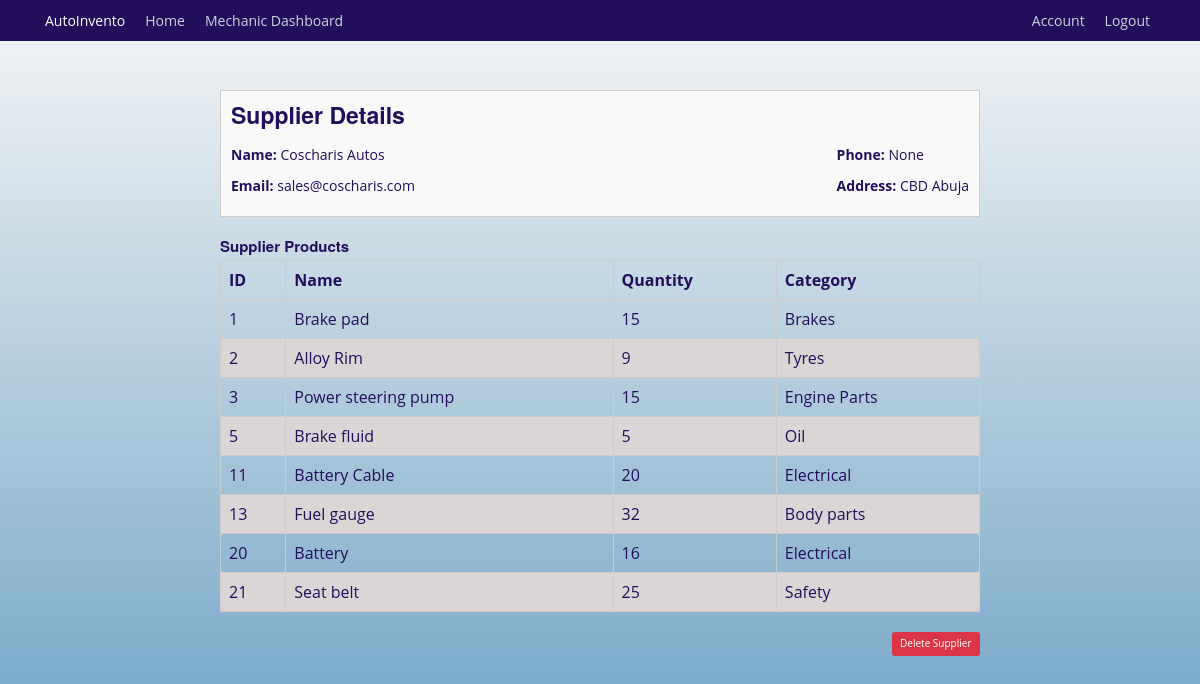
/suppliers/view/1 (signed in), run on an earlier commit of the app's database.
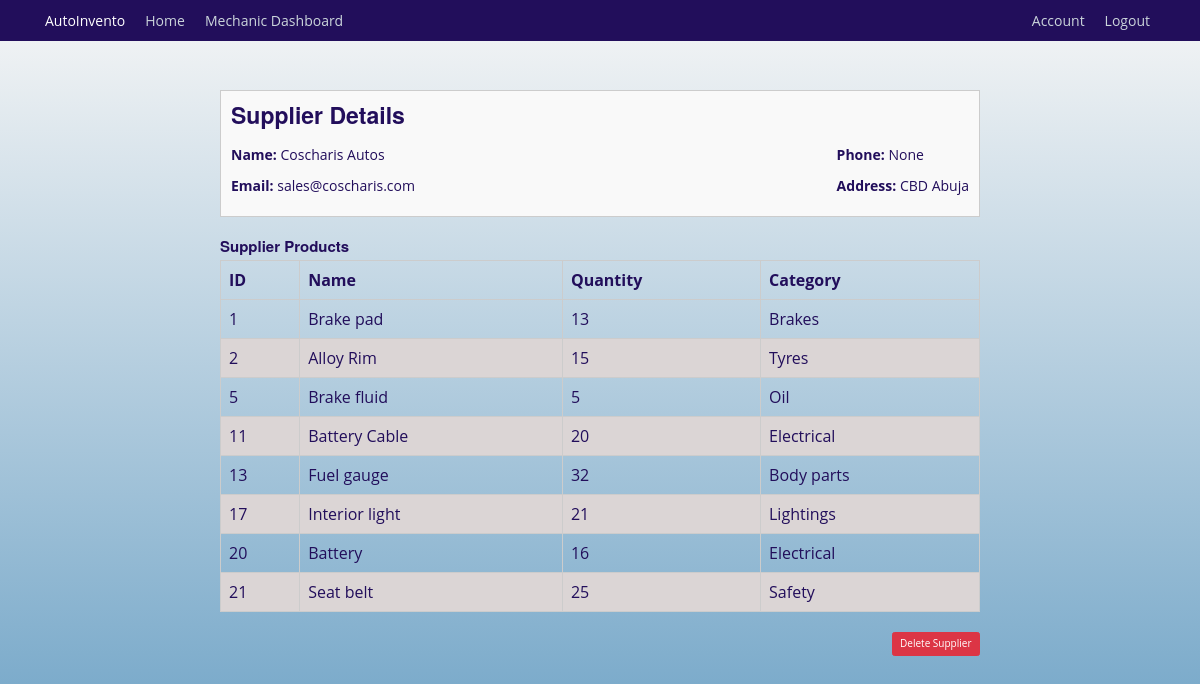
And on a later commit of the database.
### autoinvento/models.py (models this page shows, shortened)
class InventoryItem(db.Model):
    id = db.Column(db.Integer, primary_key=True)
    name = db.Column(db.String(128), unique=True, nullable=False, index=True)
    quantity = db.Column(db.Integer, nullable=False)
    category = db.Column(db.String(50), nullable=False)
    low_stock_threshold = db.Column(db.Integer, default=10)
    date_added = db.Column(db.DateTime, default=datetime.utcnow)
    supplier_id = db.Column(db.Integer, db.ForeignKey('supplier.id'))
    supplier = db.relationship('Supplier', back_populates='items')
    usage_logs = db.relationship('UsageLog', back_populates='items', cascade='all, delete-orphan')
    notifications = db.relationship('Notification', back_populates='items', cascade='all, delete-orphan')
    requests = db.relationship('InventoryRequest', back_populates='requested_item')

### autoinvento/suppliers/routes.py (the view)
@supplier.route('/suppliers/view/<int:supplier_id>', methods=['GET', 'POST'])
@login_required
def view_supplier(supplier_id):
    supplier = Supplier.query.get_or_404(supplier_id)
    supplier_products = InventoryItem.query.filter_by(supplier_id=supplier.id).all()
    return render_template('view_supplier.html', title=supplier.name, supplier=supplier, supplier_products=supplier_products)

### autoinvento/models.py (called while the page is built)
@login_manager.user_loader
def load_user(mechanic_id):
    return Mechanics.query.get(int(mechanic_id))

### autoinvento/templates/view_supplier.html (shortened to what this page needs)
{% extends "base.html" %}
{% block content %}
    <div class="invoice-container">
        <div class="invoice-info">
            <div class="invoice-details">
                <h3>Supplier Details</h3>
                <div class="billing-info mt-4">
                    <div>
                        <p><strong>Name:</strong> {{ supplier.name }}</p>
                        <p><strong>Email:</strong> {{ supplier.email }}</p>
                    </div>
                    <div>
                        <p><strong>Phone:</strong> {{ supplier.phone_number }}</p>
                        <p><strong>Address:</strong> {{ supplier.contact }}</p>
                    </div>
                </div>
            </div>
        </div>
        <div class="invoice-table">
            <h4>Supplier Products</h4>
            <table>
                <thead>
                    <tr>
                        <th>ID</th>
                        <th>Name</th>
                        <th>Quantity</th>
                        <th>Category</th>
                    </tr>
                </thead>
                <tbody>
                    {% for item in supplier_products %}
                    <tr>
                        <td>{{ item.id }}</td>
                        <td>{{ item.name }}</td>
                        <td>{{ item.quantity }}</td>
                        <td>{{ item.category }}</td>
                    </tr>
                    {% endfor %}
                </tbody>
            </table>
        </div>
        <div class="invoice-total">
            <button type="button" class="btn btn-danger" data-bs-toggle="modal" data-bs-target="#deleteModal">
                Delete Supplier
            </button>
        </div>
    </div>
{% endblock content %}

What changed in the data, as far as the page shows it:
no longer on this page (row edited): InventoryItem: id "3", name "Power steering pump", quantity "15", category "Engine Parts"
changed InventoryItem "Brake pad": quantity "15" → "13"
changed InventoryItem "Alloy Rim": quantity "9" → "15"
now on this page (row edited): InventoryItem: id "17", name "Interior light", quantity "21", category "Lightings"
